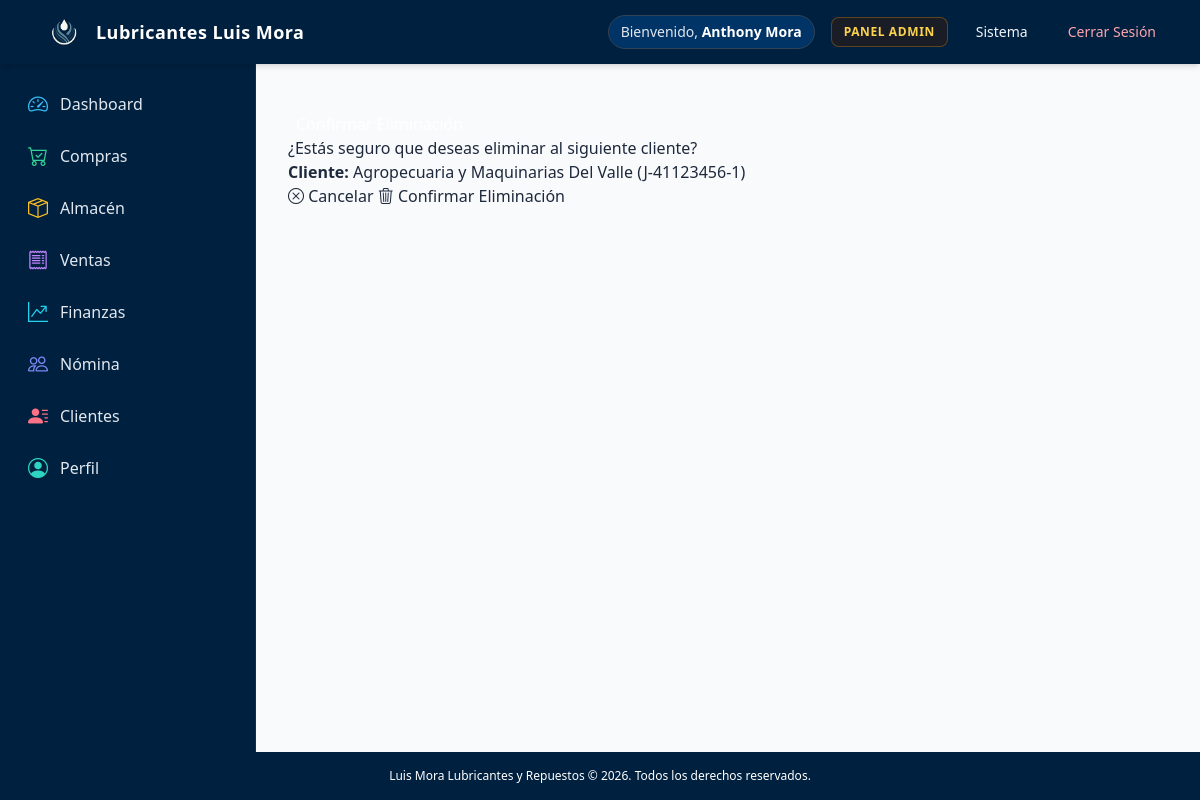
The app's page /detalles-cliente/29/eliminar/ (signed in) with its own data.
### aplicacion/models.py (models this page shows, shortened)
class CustomUser(AbstractUser):
    ROLES = (
        ('admin', 'Administrador'),
        ('personal', 'Personal'),
        ("invitado", "Invitado"),
    )
    rol = models.CharField(max_length=20, choices=ROLES, default='personal')
    telefono = models.CharField(max_length=20, blank=True, verbose_name="Teléfono")
    direccion = models.TextField(blank=True, verbose_name="Dirección")
    foto_perfil = models.ImageField(upload_to='perfiles/', blank=True, null=True, verbose_name="Foto de perfil")
    admin = models.BooleanField(default=False, verbose_name="¿Administrador?")
    class Meta:
        verbose_name = 'Usuario'
        verbose_name_plural = 'Usuarios'

class Cliente(models.Model):
    TIPO_CHOICES = (
        ('NATURAL', 'Persona Natural'),
        ('JURIDICO', 'Persona Jurídica'),
    )
    tipo = models.CharField(max_length=10, choices=TIPO_CHOICES, default='NATURAL')
    identificacion = models.CharField(max_length=20, unique=True)
    nombre = models.CharField(max_length=100)
    direccion = models.TextField(blank=True)
    telefono = models.CharField(max_length=20, blank=True)
    email = models.EmailField(blank=True)
    activo = models.BooleanField(default=True)
    fecha_creacion = models.DateTimeField(auto_now_add=True)
    class Meta:
        verbose_name = "Cliente"
        verbose_name_plural = "Clientes"

### aplicacion/views.py (the view)
# urls.py: path('detalles-cliente/<int:pk>/eliminar/', eliminar_cliente, name='eliminar_cliente'),
@login_required
def eliminar_cliente(request, pk):
    cliente = get_object_or_404(Cliente, pk=pk)
    if request.method == 'POST':
        cliente.activo = False
        cliente.save()
        return redirect('clientes')
    return render(request, 'clientes/cliente_confirm_delete.html', {
        'object': cliente
    })

### templates/clientes/cliente_confirm_delete.html (shortened to what this page needs)
{% extends 'paneles/admin.html' %}
{% block dashboard %}
<div class="container mt-4">
    <div class="card">
        <div class="card-header bg-danger text-white">
            <h3 class="mb-0">Confirmar Eliminación</h3>
        </div>
        <div class="card-body">
            <p>¿Estás seguro que deseas eliminar al siguiente cliente?</p>
            <div class="alert alert-warning">
                <strong>Cliente:</strong> {{ object.nombre }} ({{ object.identificacion }})
            </div>
            <form method="post">
                <div class="d-flex justify-content-between">
                    <a href="{% url 'clientes' %}" class="btn btn-secondary">
                        <i class="bi bi-x-circle"></i> Cancelar
                    </a>
                    <button type="submit" class="btn btn-danger">
                        <i class="bi bi-trash3"></i> Confirmar Eliminación
                    </button>
                </div>
            </form>
        </div>
    </div>
</div>
{% endblock %}

### templates/base.html (shortened to what this page needs)
{% load static %}
<!DOCTYPE html>
<html lang="es" class="h-full bg-slate-50">
  <head>
    <script src="https://cdn.tailwindcss.com"></script>
    <link href="{% static 'bootstrap-icons/bootstrap-icons.css' %}" rel="stylesheet">
    <link rel="stylesheet" href="{% static 'css/styles.css' %}" />
  </head>
  <body class="h-full font-sans antialiased text-slate-800 bg-slate-50 flex flex-col min-h-screen">
    <header class="bg-brand-dark text-white shadow-md sticky top-0 z-40">
      <nav class="max-w-7xl mx-auto px-4 sm:px-6 lg:px-8">
        <div class="flex items-center justify-between h-16">
          <div class="flex items-center space-x-3">
            <a href="{% url 'inicio' %}" class="flex items-center space-x-3 group">
              <img
                src="{% static 'img/Logo sin Fondo.png' %}"
                alt="Logo"
                class="h-10 w-auto transition-transform group-hover:scale-105"
              />
              <span class="font-bold text-lg tracking-wide text-white group-hover:text-sky-300 transition-colors">
                Lubricantes Luis Mora
              </span>
            </a>
          </div>
          <div class="hidden md:flex items-center space-x-4">
            {% if user.is_authenticated %}
              <span class="text-sm font-medium text-slate-200 bg-brand-navy/60 px-3 py-1.5 rounded-full border border-slate-700">
                Bienvenido, <strong class="text-white">{{ user.get_full_name|default:user.username }}</strong>
              </span>
              {% if user.admin or user.rol == 'admin' %}
                <a href="/admin/" target="_blank" class="text-xs font-semibold uppercase tracking-wider text-amber-300 hover:text-amber-200 bg-amber-950/40 hover:bg-amber-900/50 px-3 py-1.5 rounded-lg border border-amber-500/30 transition">
                  Panel Admin
                </a>
              {% endif %}
              <a href="{% url 'dashboard' %}" class="text-sm font-medium text-slate-100 hover:text-white hover:bg-brand-navy px-3 py-2 rounded-lg transition">
                Sistema
              </a>
              <a href="{% url 'logout' %}" class="text-sm font-medium text-rose-300 hover:text-rose-100 hover:bg-rose-950/40 px-3 py-2 rounded-lg transition">
                Cerrar Sesión
              </a>
            {% else %}
              {% if request.resolver_match.url_name != 'login' %}
                <a href="{% url 'login' %}" class="inline-flex items-center px-4 py-2 text-sm font-semibold text-white bg-brand-steel hover:bg-sky-600 rounded-lg shadow transition duration-150">
                  Iniciar Sesión
                </a>
              {% endif %}
            {% endif %}
          </div>
        </div>
      </nav>
    </header>
    <div class="flex-1 flex overflow-hidden">
      {% if user.is_authenticated %}
        <aside class="hidden md:flex flex-col w-64 bg-brand-dark text-slate-200 border-r border-slate-800 min-h-screen">
          <div class="p-4 space-y-6">
            <nav class="space-y-1">
              <a href="{% url 'dashboard' %}" class="flex items-center space-x-3 px-3 py-2.5 rounded-lg font-medium text-slate-200 hover:bg-brand-navy hover:text-white transition group">
                <i class="bi bi-speedometer2 text-xl text-sky-400 group-hover:scale-110 transition-transform"></i>
                <span>Dashboard</span>
              </a>
              <a href="{% url 'compras' %}" class="flex items-center space-x-3 px-3 py-2.5 rounded-lg font-medium text-slate-200 hover:bg-brand-navy hover:text-white transition group">
                <i class="bi bi-cart-check text-xl text-emerald-400 group-hover:scale-110 transition-transform"></i>
                <span>Compras</span>
              </a>
              <a href="{% url 'inventario' %}" class="flex items-center space-x-3 px-3 py-2.5 rounded-lg font-medium text-slate-200 hover:bg-brand-navy hover:text-white transition group">
                <i class="bi bi-box-seam text-xl text-amber-400 group-hover:scale-110 transition-transform"></i>
                <span>Almacén</span>
              </a>
              <a href="{% url 'lista_ventas' %}" class="flex items-center space-x-3 px-3 py-2.5 rounded-lg font-medium text-slate-200 hover:bg-brand-navy hover:text-white transition group">
                <i class="bi bi-receipt text-xl text-purple-400 group-hover:scale-110 transition-transform"></i>
                <span>Ventas</span>
              </a>
              <a href="{% url 'reportes' %}" class="flex items-center space-x-3 px-3 py-2.5 rounded-lg font-medium text-slate-200 hover:bg-brand-navy hover:text-white transition group">
                <i class="bi bi-graph-up-arrow text-xl text-cyan-400 group-hover:scale-110 transition-transform"></i>
                <span>Finanzas</span>
              </a>
              <a href="{% url 'nomina_personal' %}" class="flex items-center space-x-3 px-3 py-2.5 rounded-lg font-medium text-slate-200 hover:bg-brand-navy hover:text-white transition group">
                <i class="bi bi-people text-xl text-indigo-400 group-hover:scale-110 transition-transform"></i>
                <span>Nómina</span>
              </a>
              <a href="{% url 'clientes' %}" class="flex items-center space-x-3 px-3 py-2.5 rounded-lg font-medium text-slate-200 hover:bg-brand-navy hover:text-white transition group">
                <i class="bi bi-person-lines-fill text-xl text-rose-400 group-hover:scale-110 transition-transform"></i>
                <span>Clientes</span>
              </a>
              <a href="{% url 'perfil' %}" class="flex items-center space-x-3 px-3 py-2.5 rounded-lg font-medium text-slate-200 hover:bg-brand-navy hover:text-white transition group">
                <i class="bi bi-person-circle text-xl text-teal-400 group-hover:scale-110 transition-transform"></i>
                <span>Perfil</span>
              </a>
            </nav>
          </div>
        </aside>
      {% endif %}
      <main class="flex-1 overflow-y-auto p-4 sm:p-6 lg:p-8">
        {% block content %}{% endblock %}
      </main>
    </div>
    <footer class="bg-brand-dark text-white py-4 text-center text-xs text-slate-500">
      <div class="max-w-7xl mx-auto px-4">
        <p>Luis Mora Lubricantes y Repuestos &copy; {% now "Y" %}. Todos los derechos reservados.</p>
      </div>
    </footer>
  </body>
</html>

### static/css/styles.css (style rules this page uses)
:root { --azul-marino-oscuro: #00203F; --azul-marino-medio: #004080; --azul-marino-claro: #005BBB; --azul-acero: #4682B4; --gris-azul: #708090; --blanco-humo: #F5F5F5; }
* { margin: 0; padding: 0; box-sizing: border-box; }
body { background-color: var(--blanco-humo); color: var(--blanco-humo); font-family: 'NotoSansJP', sans-serif; font-size: 16px; line-height: 1.5; }

### records on screen
CustomUser: get_full_name "Anthony Mora"
Cliente: nombre "Agropecuaria y Maquinarias Del Valle", identificacion "J-41123456-1"
